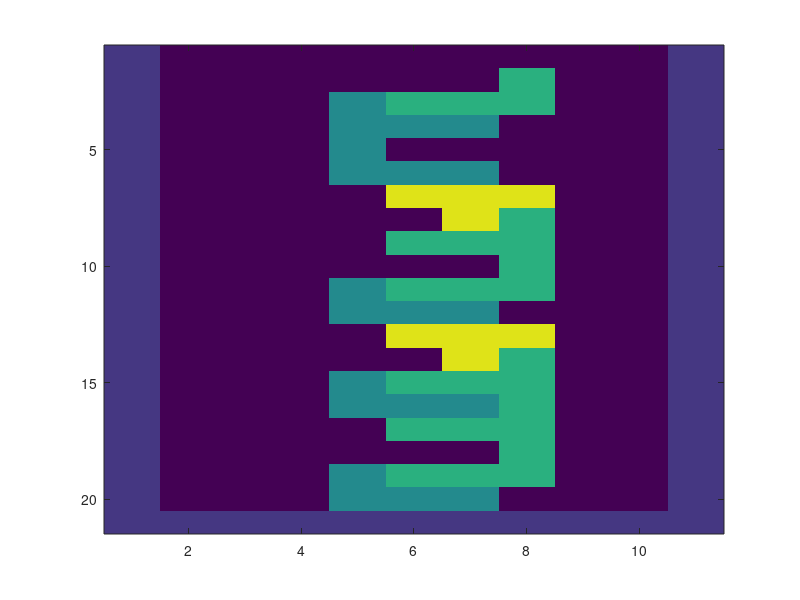

This figure's MATLAB source:
function tetris
%TETRIS game
%
% 2019, Alexander Heimel

global key

width = 15;
height = 23;
key = '';

arena = zeros(height,width,'uint8');
arena(end-2:end,:) = 1; % bottom wall
arena(:,1:3) = 1; % left wall
arena(:,end-2:end) = 1; % right wall

block = zeros(5,4,4,'uint8');
block(1,:,:) = 2*[ 0 0 0 0 ; ...
                 0 0 0 0 ; ...
                 1 1 1 1 ; ...
                 0 0 0 0 ];
block(2,:,:) = 3* [ 0 0 0 0; ...
                     1 0 0 0; ...
                     1 1 1 0; ...
                     0 0 0 0 ];
block(3,:,:) = 4*[ 0 0 0 0; ...
                     0 0 0 1; ...
                     0 1 1 1; ...
                     0 0 0 0 ];
block(4,:,:) = 5* [ 0 0 0 0; ...
                     0 1 1 0; ...
                     0 1 1 0; ...
                     0 0 0 0 ];
block(5,:,:) = 6*[ 0 0 0 0; ...
                     0 1 1 1; ...
                     0 0 1 0; ...
                     0 0 0 0 ];

figure('Name','Tetris','NumberTitle','off');
set(gcf,'KeyPressFcn',@keypressed);

[r,c,current_block] = get_new_block( block );
arena = place_block(arena,r,c,current_block);



framerate = 4; %fps
frameinterval = 1/framerate;

score = 0;
dead = false;
while ~dead
    time = now;
    switch key
        case 'leftarrow'
            if can_move(arena,r,c,r,c-1,current_block)
                arena = remove_block(arena,r,c,current_block);
                c = c - 1;
                arena = place_block(arena,r,c,current_block);
            end
        case 'rightarrow'
            if can_move(arena,r,c,r,c+1,current_block)
                arena = remove_block(arena,r,c,current_block);
                c = c + 1;
                arena = place_block(arena,r,c,current_block);
            end
        case {'downarrow' ,'space' }
            frameinterval = 0.01;
        case 'uparrow' 
            ncurrent_block = rotate_block(squeeze(current_block));
            if can_move(arena,r,c,r,c,current_block,ncurrent_block)
                arena = remove_block(arena,r,c,current_block);
                current_block = ncurrent_block;
                arena = place_block(arena,r,c,current_block);
            end
    end
    key = '';
    if can_move(arena,r,c,r+1,c,current_block)
        arena = remove_block(arena,r,c,current_block);
        r = r + 1;
        arena = place_block(arena,r,c,current_block);
    elseif r==1 % top row 
        dead = true;
        break
    else
        frameinterval = 1/framerate;
        [arena,score] = remove_complete_rows(arena,score);
        [r,c,current_block] = get_new_block( block );
        arena = place_block(arena,r,c,current_block);
    end        
    show_arena(arena)
    waittime = (frameinterval - (now-time));
    pause(max(0,waittime));    
end
disp('YOU DIED');       
disp(['Your score was ' num2str(score)]);

function nblock = rotate_block(block)
nblock = rot90(block);

function [arena,score] = remove_complete_rows(arena,score)
for i=(size(arena,1)-3):-1:1
    if all(arena(i,:)>0)
        arena(2:i,4:end-3) = arena(1:i-1,4:end-3);
        arena(1,4:end-3)= 0;
    end
    score = score + 1;
end
    
function  ret = can_move(arena,r,c,nr,nc,current_block,ncurrent_block)
if nargin<7 || isempty(ncurrent_block)
    ncurrent_block = current_block;
end
arena  = remove_block(arena,r,c,current_block);
ret = ~any( any( logical(arena(nr:nr+3,nc:nc+3)) & logical(squeeze(ncurrent_block)) ));

function arena = place_block(arena,r,c,current_block)
arena(r:r+3,c:c+3) = arena(r:r+3,c:c+3) + squeeze(current_block);

function arena  = remove_block(arena,r,c,current_block)
arena(r:r+3,c:c+3) = arena(r:r+3,c:c+3) - squeeze(current_block);

function show_arena(arena)
image(10*arena(1:end-2,3:end-2));
%imshow(arena(1:end-2,3:end-2),colormap('prism'));
%colormap prism
set(gca, 'xlimmode','manual',...
           'ylimmode','manual',...
           'zlimmode','manual',...
           'climmode','manual',...
           'alimmode','manual');

function [r,c,current_block] = get_new_block( block )
c = 7;
r = 1;
current_block = block(randi(size(block,1)),:,:);

function keypressed(src,event)
global key
key = event.Key;

